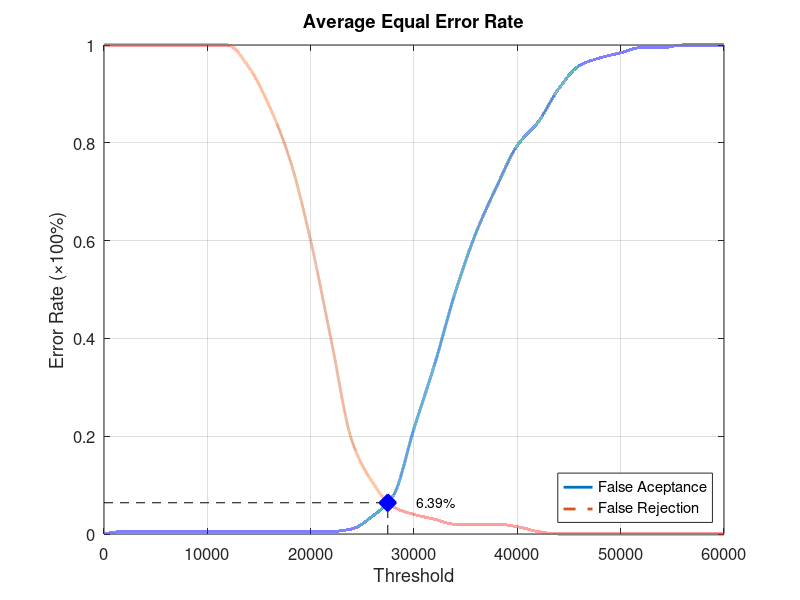
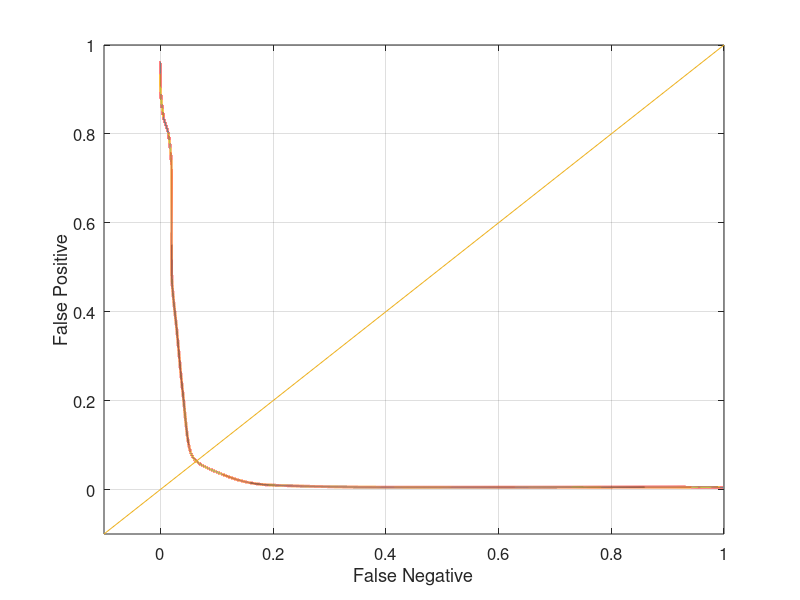

MATLAB code to generate these figures, in order:
function yEER = Database2_4
close all;
clear;
clc;
x = 0:2000:60000;
xq = 0:0.5:60000;

y0 = [0 0.00526316 0.00526316 0.00526316 0.00526316 0.00526316 0.00526316 0.00526316 0.00526316 0.00526316 0.00526316 0.00526316 0.0105263 0.0368421 0.0789474 0.215789 0.347368 0.494737 0.615789 0.710526 0.794737 0.842105 0.910526 0.957895 0.973684 0.984211 0.994737 0.994737 1 1 1];
yy0 = interp1(x, y0, xq, 'pchip');
y1 = [1 1 1 1 1 1 1 0.955 0.875 0.765 0.6 0.395 0.19 0.105 0.055 0.04 0.03 0.02 0.02 0.02 0.015 0.005 0 0 0 0 0 0 0 0 0];
yy1 = interp1(x, y1, xq, 'pchip');

% Calculating EER: 
y2 = abs(y0 - y1);
find(y2 == min(y2))
yy2 = abs(yy0 - yy1);
xEER = find(yy2 == min(yy2));
xEERIndex = xq(xEER) % X-axis EER
yEER = yy0(xEER) % Y-axis EER

main = figure
plot(xq, yy0,'-','LineWidth', 2);	hold on
plot(xq, yy1,'--','LineWidth', 2);	hold on
plot([xEERIndex xEERIndex], [0 yEER], 'k--');	hold on
plot([0 xEERIndex], [yEER yEER], 'k--');	hold on
plot(xEERIndex, yEER, 'bx', 'LineWidth', 10);	hold on
text(xEERIndex + 10 * xEERIndex / 100, yEER, [num2str(round((10000 * yEER)) / 100) '%'])
legend('False Aceptance', 'False Rejection', 'Location', 'SouthEast')
xlabel('Threshold')
ylabel('Error Rate (\times100%)')
title('Average Equal Error Rate')
set(gca, 'FontSize', 12)
axis([0 60000 0 1])
grid on

print(main, 'Database2_4Main', '-dpng');
FNRxFPR = figure('Color', [1 1 1]);
plot(yy1, yy0, '-', yy1, yy0, 'LineWidth', 2);
hold on
y = -0.1:0.1:1
plot(y, y); 
set(gca, 'FontSize', 12)
xlabel('False Negative')
ylabel('False Positive')
axis([-0.1 1 -0.1 1])
set(gca, 'FontSize', 12)
grid on

print(FNRxFPR, 'Database2_4FNRxFPR','-dpng');
end
